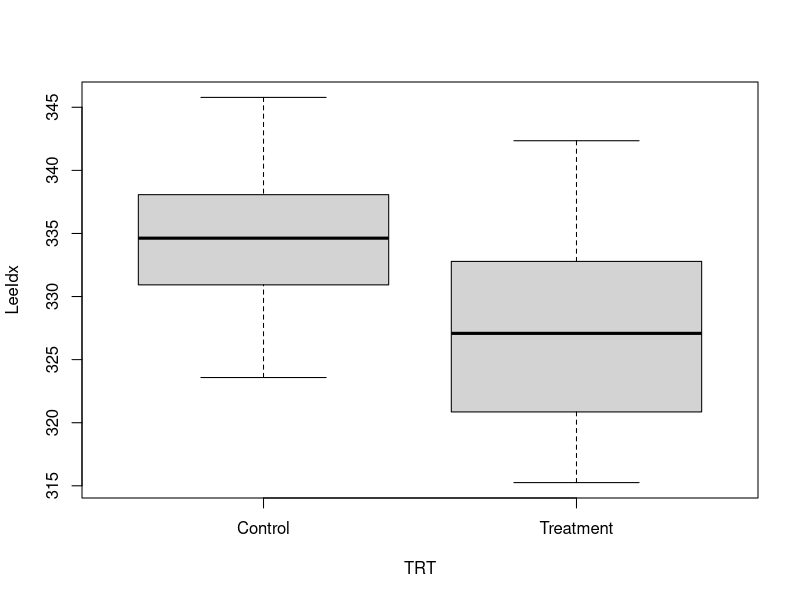
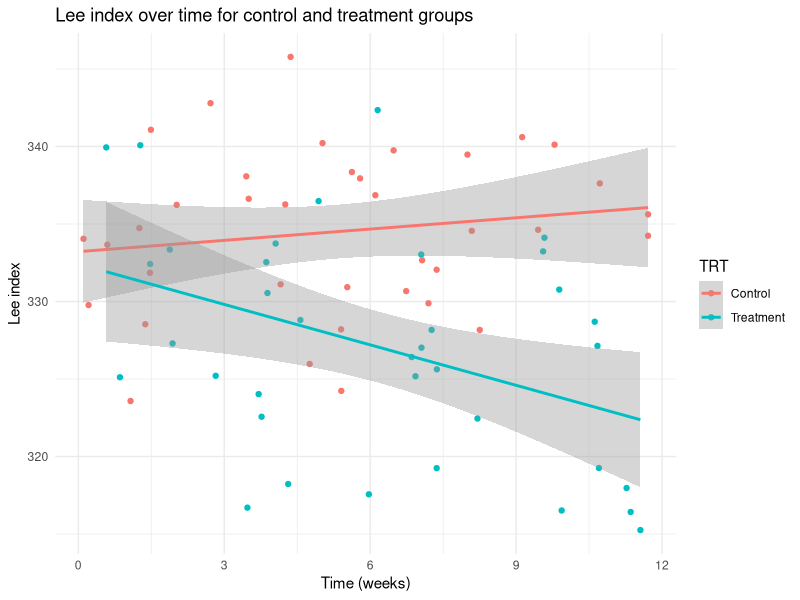
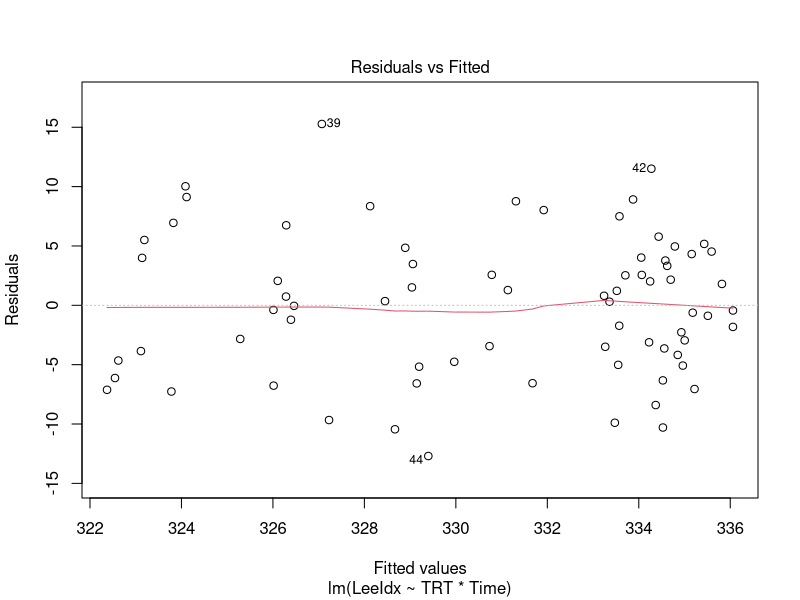
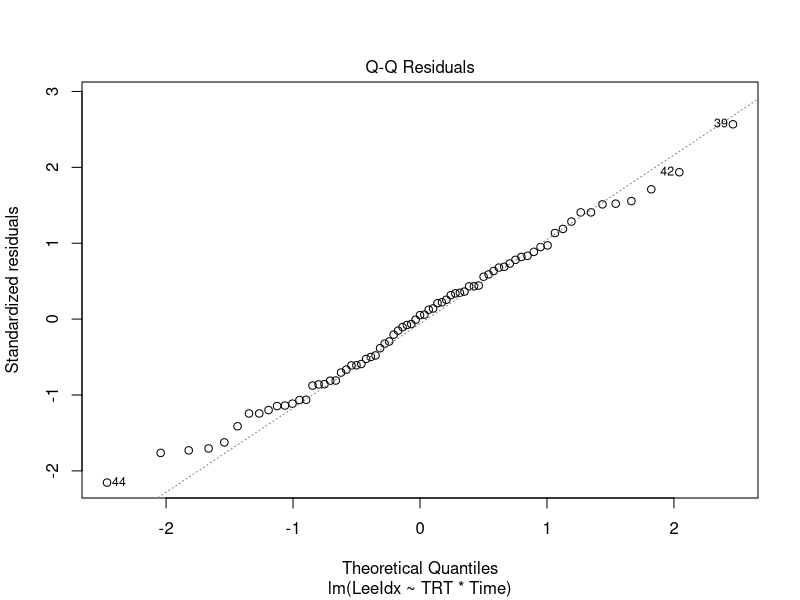
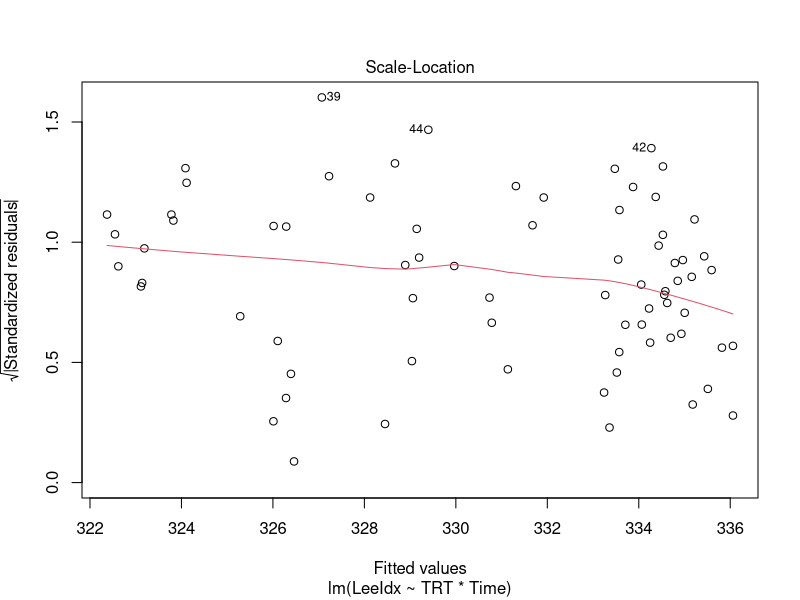
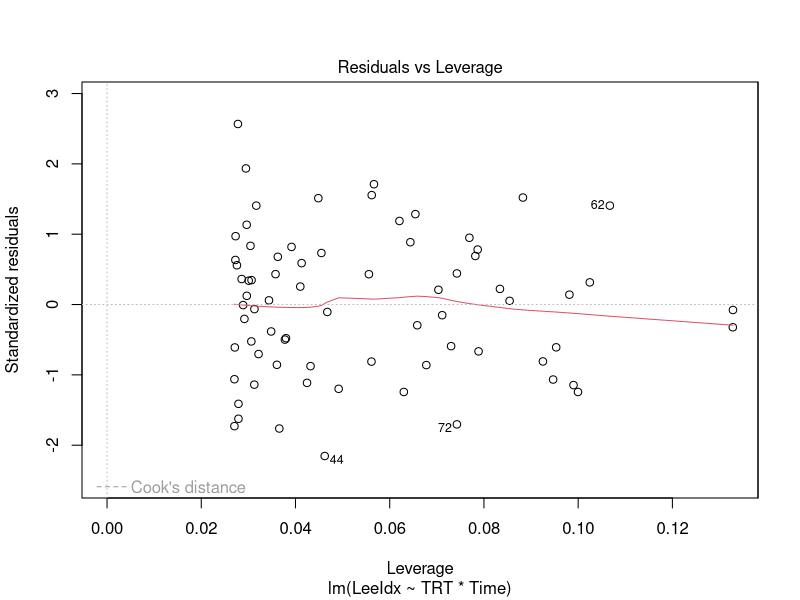

These charts were generated, in order, by the following R code:
library(ggplot2)
library(lmtest)

data <- read.csv("data/Data_T4.csv")

# Treat data as categorical instead of numerical
data$TRT <- factor(data$TRT, levels = c(0,1), labels = c("Control", "Treatment"))

# Visualise data
boxplot(LeeIdx ~ TRT, data = data, names = c("Control", "Treatment"))
table(data$TRT)

ggplot(data, aes(x = Time, y = LeeIdx, color = TRT)) + 
  geom_point() +
  geom_smooth(method = "lm") + # For checking linearity
  labs(title = "Lee index over time for control and treatment groups", x = "Time (weeks)", y = "Lee index") + 
  theme_minimal()

# Fit linear regression model with interaction between treatment and time
model <- lm(LeeIdx ~ TRT * Time, data = data)
summary(model)
plot(model)

# p-value for TRTTreatment:Time is 0.012 - Lee index decreases faster for treated rats than control

# Check for heteroscedasticity (also visualised through plot 1 and 3 from plot(model))
bptest(model) # p-value = 0.2644: homoscedasticity - good!

# Check if residuals are normally distributed (also visualised through plot 2 from plot(model))
shapiro.test(resid(model)) # p-value = 0.9098: residuals are normal - good!

# Check for independence of errors
dwtest(model) # p-value = 0.6167: residuals are not correlated - good!
